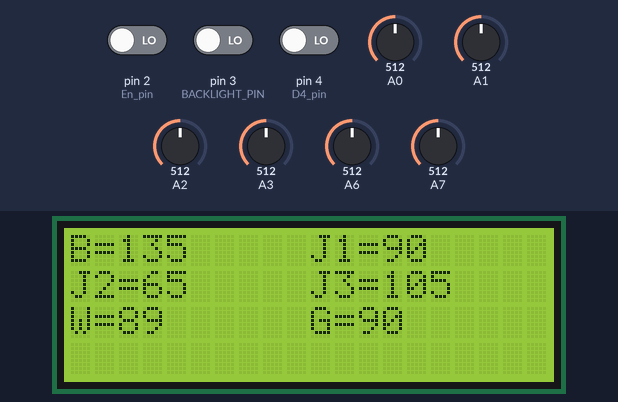
Bench run of a sketch on a simulated Arduino Nano, built with avr-gcc and run on an emulated ATmega328P. Parts: 20×4 character LCD. Inputs (shaded band) come from the test bench; at power-on: pin 2 (En_pin) LOW, A0 = 512, A1 = 512, A6 = 512, pin 3 (BACKLIGHT_PIN) LOW, pin 4 (D4_pin) LOW, A2 = 512, A3 = 512, A7 = 512. No radio packets arrive unless stated.

Above: at 1.2 s.
1.3 s: pin 2 (En_pin) driven HIGH
At 2.7 s:
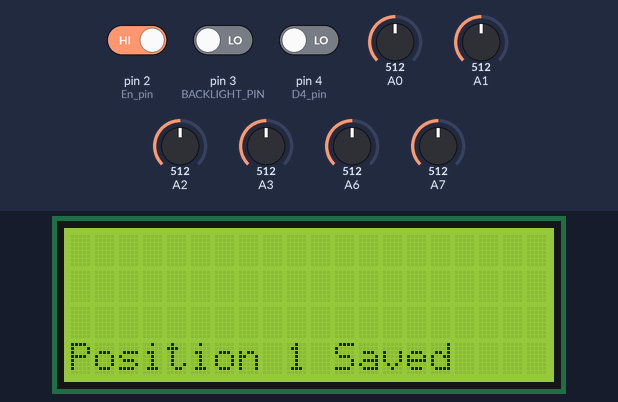
4.3 s: pin 2 (En_pin) driven LOW
At 5.9 s:
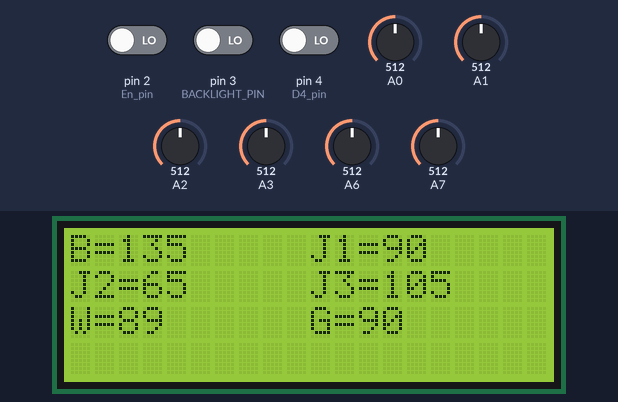
7.3 s: A0 set to 561
8.9 s: A0 set to 578
At 9.2 s:
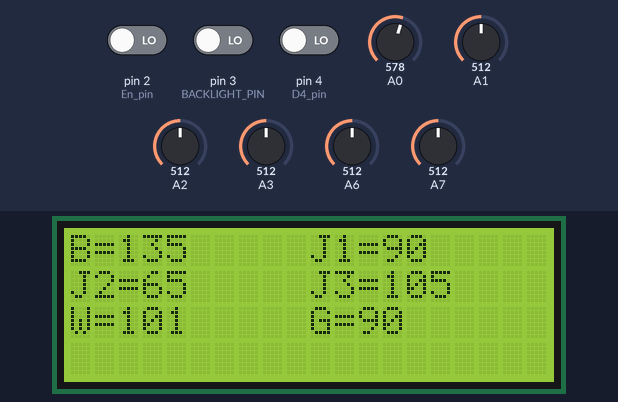
10.5 s: A1 set to 716
At 10.78 s:
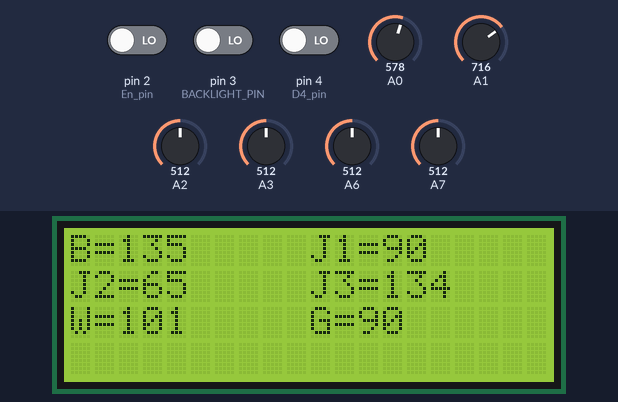
12.0 s: A6 set to 42
At 12.36 s:
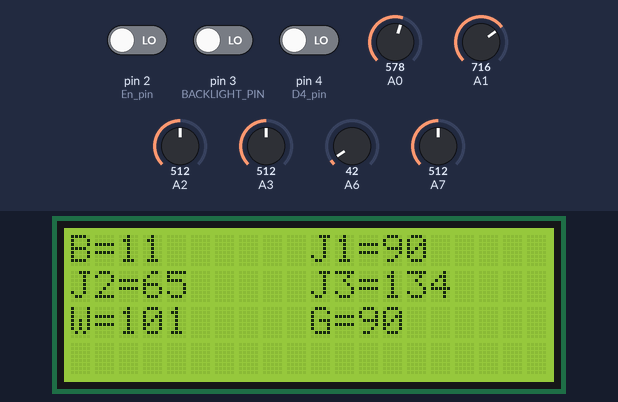
13.6 s: A6 set to 35
At 13.94 s:
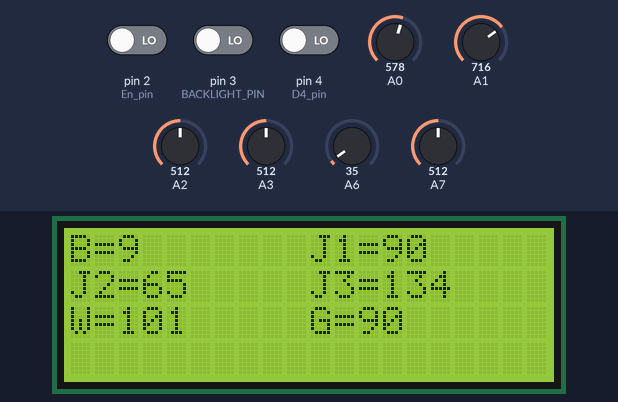

Measured:
- after the input at 4.3 s, the display: first differs from a run without the input after 1.4 s (image 2)
- after the input at 8.9 s, the display: changes after 0.11 s (image 3)
- after the input at 13.6 s, the display: changes after 0.15 s (image 6)
- what the display in image 1 shows lasts 1.0 s, from 2.4 s to 3.4 s

The sketch:

Control_box_3.ino
```cpp
#include <SPI.h>
#include <nRF24L01.h>
#include <RF24.h>
#include <LiquidCrystal_I2C.h>

#define I2C_ADDR 0x3f
#define BACKLIGHT_PIN 3
#define En_pin 2
#define Rw_pin  1
#define Rs_pin  0
#define D4_pin  4
#define D5_pin  5
#define D6_pin  6
#define D7_pin  7

LiquidCrystal_I2C  lcd(I2C_ADDR,En_pin,Rw_pin,Rs_pin,D4_pin,D5_pin,D6_pin,D7_pin);

RF24 radio(9,10); // CE, CSN
const byte addresses[6] = {"00001"};
struct Data_Package{
  int button1state;
  byte button2state;
  byte button3state;
  byte slider1;
  byte slider2;
  byte slider3;
  byte slider4;
  byte slider5;
  byte slider6;
  byte pot;
};
Data_Package data;
  float l1 = 14;
  float l2 = 18.5;
  float l3 = 11.5;
  float l4 = 23;
  float pi = 3.14;
int button1Pressed =0;
void setup() {
  radio.begin();
  radio.openWritingPipe(addresses);
  radio.setPALevel(RF24_PA_MIN);
  Serial.begin(9600);
 lcd.begin (20,4);
 lcd.setBacklightPin(BACKLIGHT_PIN,POSITIVE);
 lcd.setBacklight(HIGH);
}

void loop() {
   delay(5);
   radio.stopListening();
   data.button1state = digitalRead(2);
   data.button2state = digitalRead(3);
   data.button3state = digitalRead(4);
   int aa = analogRead(A0);
   data.slider1 = map(aa,0,1023,0,179);
   data.slider2 = map(aa,0,1023,179,0);
   int bb = analogRead(A1);
   data.slider3 = map(bb,0,1023,30,180);
   int cc = analogRead(A2);
   data.slider4 = map(cc,0,1023,0,130);
   int dd = analogRead(A3);
   data.slider5 = map(dd,0,1023,0,180);
   int ee = analogRead(A7);
   data.pot = map(ee,0,1023,0,180);
   int ff = analogRead(A6);
   data.slider6 = map(ff,0,1023,0,250);
   int gg = map(ff,0,1023,0,270);

   radio.write(&data,sizeof(Data_Package));

    if (data.button1state == HIGH) {
    button1Pressed += 1;
    delay(1000);
    switch (button1Pressed) {
      case 1:
        lcd.setCursor (0,3);
        lcd.print("Position 1 Saved");
        delay(1000);
        break;
        case 2:
        lcd.setCursor (0,3);
        lcd.print("Position 2 Saved");
        delay(1000);
        break;
        case 3:
        lcd.setCursor (0,3);
        lcd.print("Position 3 Saved");
        delay(1000);
        break;
        case 4:
        lcd.setCursor (0,3);
        lcd.print("Position 4 Saved");
        delay(1000);
        break;
        case 5:
        lcd.setCursor (0,3);
        lcd.print("Position 5 Saved");
        delay(1000);
        break;
        case 6:
        lcd.setCursor (0,3);
        lcd.print("Position 6 Saved");
        delay(1000);
        break;
        case 7:
        lcd.setCursor (0,3);
        lcd.print("Position 7 Saved");
        break;
        case 8:
        lcd.setCursor (0,3);
        lcd.print("Position 8 Saved");
        delay(1000);
        break;
    }
}
  if (data.button3state == HIGH) {
    button1Pressed = 0;
  }
     lcd.setCursor (0,0);
     lcd.print("B=");
     lcd.print(gg);
     lcd.setCursor (10,0);
     lcd.print("J1=");
     lcd.print(data.slider5);
     lcd.setCursor (0,1);
     lcd.print("J2=");
     lcd.print(data.slider4);
     lcd.setCursor (10,1);
     lcd.print("J3=");
     lcd.print(data.slider3);
     lcd.setCursor (0,2);
     lcd.print("W=");
     lcd.print(data.slider1);
     lcd.setCursor (10,2);
     lcd.print("G=");
     lcd.print(data.pot);
     delay(100);
     lcd.clear();
}
```
